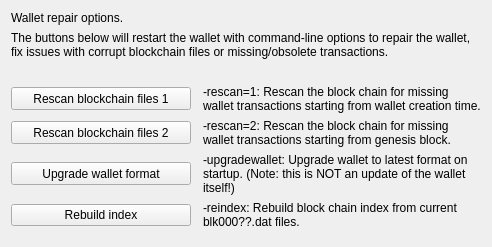
     <widget class="QWidget" name="pageRepair">
      <layout class="QGridLayout" name="repairLayout" columnstretch="0,1">
       <property name="horizontalSpacing">
        <number>12</number>
       </property>
       <item row="0" column="0" colspan="2">
        <widget class="QLabel" name="label_repair_header">
         <property name="text">
          <string>Wallet repair options.</string>
         </property>
         <property name="wordWrap">
          <bool>true</bool>
         </property>
        </widget>
       </item>
       <item row="1" column="0" colspan="2">
        <widget class="QLabel" name="label_repair_helptext">
         <property name="text">
          <string>The buttons below will restart the wallet with command-line options to repair the wallet, fix issues with corrupt blockchain files or missing/obsolete transactions.</string>
         </property>
         <property name="wordWrap">
          <bool>true</bool>
         </property>
        </widget>
       </item>
       <item row="2" column="0" colspan="2">
        <widget class="QLabel" name="wallet_path">
        </widget>
       </item>
       <item row="3" column="0">
        <widget class="QPushButton" name="btn_rescan1">
         <property name="minimumSize">
          <size>
           <width>180</width>
           <height>23</height>
          </size>
         </property>
         <property name="text">
          <string>Rescan blockchain files 1</string>
         </property>
        </widget>
       </item>
       <item row="3" column="1">
        <widget class="QLabel" name="label_repair_rescan1">
         <property name="text">
          <string>-rescan=1: Rescan the block chain for missing wallet transactions starting from wallet creation time.</string>
         </property>
         <property name="wordWrap">
          <bool>true</bool>
         </property>
        </widget>
       </item>
       <item row="4" column="0">
        <widget class="QPushButton" name="btn_rescan2">
         <property name="minimumSize">
          <size>
           <width>180</width>
           <height>23</height>
          </size>
         </property>
         <property name="text">
          <string>Rescan blockchain files 2</string>
         </property>
        </widget>
       </item>
       <item row="4" column="1">
        <widget class="QLabel" name="label_repair_rescan2">
         <property name="text">
          <string>-rescan=2: Rescan the block chain for missing wallet transactions starting from genesis block.</string>
         </property>
         <property name="wordWrap">
          <bool>true</bool>
         </property>
        </widget>
       </item>
       <item row="5" column="0">
        <widget class="QPushButton" name="btn_upgradewallet">
         <property name="minimumSize">
          <size>
           <width>180</width>
           <height>23</height>
          </size>
         </property>
         <property name="text">
          <string>Upgrade wallet format</string>
         </property>
        </widget>
       </item>
       <item row="5" column="1">
        <widget class="QLabel" name="label_repair_upgrade">
         <property name="text">
          <string>-upgradewallet: Upgrade wallet to latest format on startup. (Note: this is NOT an update of the wallet itself!)</string>
         </property>
         <property name="wordWrap">
          <bool>true</bool>
         </property>
        </widget>
       </item>
       <item row="6" column="0">
        <widget class="QPushButton" name="btn_reindex">
         <property name="text">
          <string>Rebuild index</string>
         </property>
        </widget>
       </item>
       <item row="6" column="1">
        <widget class="QLabel" name="label_repair_reindex">
         <property name="text">
          <string>-reindex: Rebuild block chain index from current blk000??.dat files.</string>
         </property>
         <property name="wordWrap">
          <bool>true</bool>
         </property>
        </widget>
       </item>
       <item row="7" column="1">
        <spacer name="verticalSpacerRepair">
         <property name="orientation">
          <enum>Qt::Vertical</enum>
         </property>
        </spacer>
       </item>
      </layout>
     </widget>
